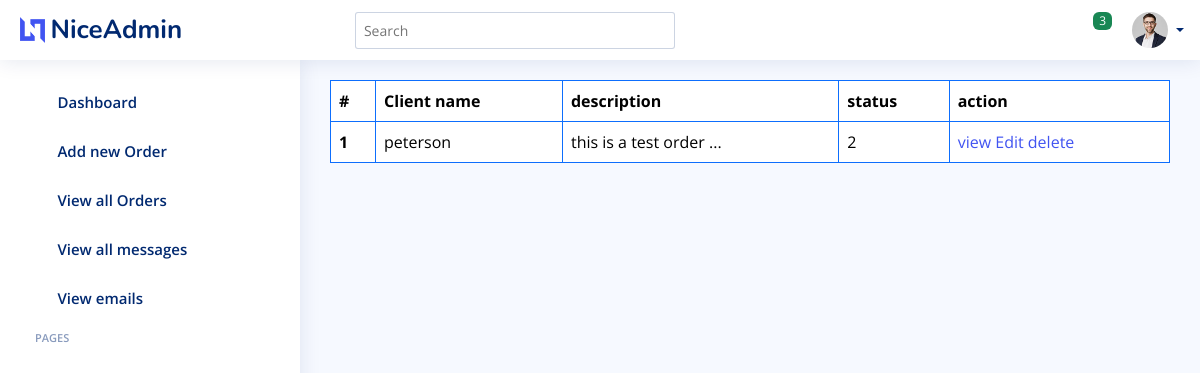
Page /adminside/order-list/ on the committed database.
### adminside/models.py (models this page shows, shortened)
class Order(models.Model):
    sender_name = models.CharField(max_length=50)
    sender_address = models.CharField(max_length=50)
    sender_email = models.EmailField()
    sender_phone = models.CharField(null=True, blank=True, max_length=50)
    reciever_name = models.CharField(max_length=50, null=True, blank=True)
    Phone_number = models.CharField(null=True, blank=True, max_length=50)
    reciever_address = models.CharField(max_length=50, null=True, blank=True)
    reciever_email = models.EmailField()
    origin = models.CharField(max_length=50, null=True, blank=True)
    destination = models.CharField(max_length=50, null=True, blank=True)
    package = models.IntegerField(null=True)
    carrier = models.CharField(max_length=50, null=True, blank=True)
    type_of_shipment = models.CharField(max_length=50, null=True, blank=True)
    description = models.TextField(null=True, blank=True)
    reference_number = models.CharField(max_length=50, null=True, blank=True)
    weight = models.CharField(max_length=50, null=True, blank=True)
    departure_date = models.DateField(null=True, blank=True)
    arrival_date = models.DateField(null=True, blank=True)
    departure_time = models.CharField(null=True, blank=True, max_length=10)
    arrival_time = models.CharField(null=True, blank=True,  max_length=10)
    payment_method = models.CharField(max_length=50, null=True, blank=True)
    tracking_number = models.CharField(default=f"EXWA{str(uuid.uuid4())[:18]}-ORDER", max_length=30, unique=True)
    status = models.IntegerField(choices=ORDERSTATUS, default=1)
    id = models.UUIDField(default=uuid.uuid4, unique=True, primary_key=True, editable= False)
    date_added = models.DateTimeField(auto_now_add = True)
    updated = models.DateTimeField(auto_now=True)
    class Meta:
        ordering = ['-date_added']

### adminside/views.py (the view)
# urls.py: path('order-list/',views.OrderList, name='order-list'),
def OrderList(request):
    orders = Order.objects.all()
    return render(request, 'orderList.html', {'orders': orders})

### adminside/templates/orderList.html (shortened to what this page needs)
{% extends 'base.html' %}
{% load static %}
{% block content %}
<div class="container">
    <div class="row">
      <table class="table table-bordered border-primary">
        <thead>
          <tr>
            <th scope="col">#</th>
            <th scope="col">Client name</th>
            <th scope="col">description</th>
            <th scope="col">status</th>
            <th scope="col">action</th>
          </tr>
        </thead>
        <tbody>
          {% for order in orders %}
          <tr>
            <th >{{forloop.counter}}</th>
            <td>{{order.reciever_name}}</td>
            <td>{{order.description|truncatechars:20}} ...</td>
            <td>{{order.status}}</td>
            <td>
              <a href="{% url 'AdminSide:details' order.id %}">view</a>
              <a href="{% url 'AdminSide:update-order' order.id %}">Edit</a>
              <a href="{% url 'AdminSide:delete-order' order.id %}">delete</a>
            </td>
          </tr>
          {% endfor %}
        </tbody>
      </table>
    </div>
  </div>
{% endblock %}

### adminside/static/assets/css/style.css (style rules this page uses)
:root { scroll-behavior: smooth; }
body { font-family: "Open Sans", sans-serif; background: #f6f9ff; color: #444444; }
a { color: #4154f1; text-decoration: none; }

### rows in the picture
Order: reciever_name "peterson", description "this is a test order", status "2"
